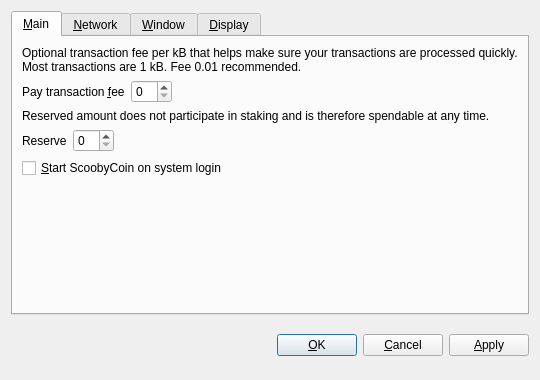
<?xml version="1.0" encoding="UTF-8"?>
<ui version="4.0">
 <class>OptionsDialog</class>
 <widget class="QDialog" name="OptionsDialog">
  <property name="geometry">
   <rect>
    <x>0</x>
    <y>0</y>
    <width>540</width>
    <height>380</height>
   </rect>
  </property>
  <property name="windowTitle">
   <string>Options</string>
  </property>
  <property name="modal">
   <bool>true</bool>
  </property>
  <layout class="QVBoxLayout" name="verticalLayout">
   <item>
    <widget class="QTabWidget" name="tabWidget">
     <property name="tabPosition">
      <enum>QTabWidget::North</enum>
     </property>
     <property name="currentIndex">
      <number>0</number>
     </property>
     <widget class="QWidget" name="tabMain">
      <attribute name="title">
       <string>&amp;Main</string>
      </attribute>
      <layout class="QVBoxLayout" name="verticalLayout_Main">
       <item>
        <widget class="QLabel" name="transactionFeeInfoLabel">
         <property name="text">
          <string>Optional transaction fee per kB that helps make sure your transactions are processed quickly. Most transactions are 1 kB. Fee 0.01 recommended.</string>
         </property>
         <property name="textFormat">
          <enum>Qt::PlainText</enum>
         </property>
         <property name="wordWrap">
          <bool>true</bool>
         </property>
        </widget>
       </item>
       <item>
        <layout class="QHBoxLayout" name="horizontalLayoutFee">
         <item>
          <widget class="QLabel" name="transactionFeeLabel">
           <property name="text">
            <string>Pay transaction &amp;fee</string>
           </property>
           <property name="textFormat">
            <enum>Qt::PlainText</enum>
           </property>
           <property name="buddy">
            <cstring>transactionFee</cstring>
           </property>
          </widget>
         </item>
         <item>
          <widget class="BitcoinAmountField" name="transactionFee"/>
         </item>
         <item>
          <spacer name="horizontalSpacerFee">
           <property name="orientation">
            <enum>Qt::Horizontal</enum>
           </property>
           <property name="sizeHint" stdset="0">
            <size>
             <width>40</width>
             <height>20</height>
            </size>
           </property>
          </spacer>
         </item>
        </layout>
       </item>
       <item>
        <widget class="QLabel" name="reserveBalanceInfoLabel">
         <property name="text">
          <string>Reserved amount does not participate in staking and is therefore spendable at any time.</string>
         </property>
         <property name="textFormat">
          <enum>Qt::PlainText</enum>
         </property>
         <property name="wordWrap">
          <bool>true</bool>
         </property>
        </widget>
       </item>
       <item>
        <layout class="QHBoxLayout" name="horizontalLayoutReserveBalance">
         <item>
          <widget class="QLabel" name="reserveBalanceLabel">
           <property name="text">
            <string>Reserve</string>
           </property>
           <property name="textFormat">
            <enum>Qt::PlainText</enum>
           </property>
           <property name="buddy">
            <cstring>reserveBalance</cstring>
           </property>
          </widget>
         </item>
         <item>
          <widget class="BitcoinAmountField" name="reserveBalance"/>
         </item>
         <item>
          <spacer name="horizontalSpacerReserveBalance">
           <property name="orientation">
            <enum>Qt::Horizontal</enum>
           </property>
           <property name="sizeHint" stdset="0">
            <size>
             <width>40</width>
             <height>20</height>
            </size>
           </property>
          </spacer>
         </item>
        </layout>
       </item>
       <item>
        <widget class="QCheckBox" name="bitcoinAtStartup">
         <property name="toolTip">
          <string>Automatically start ScoobyCoin after logging in to the system.</string>
         </property>
         <property name="text">
          <string>&amp;Start ScoobyCoin on system login</string>
         </property>
        </widget>
       </item>
       <item>
        <spacer name="verticalSpacer_Main">
         <property name="orientation">
          <enum>Qt::Vertical</enum>
         </property>
         <property name="sizeHint" stdset="0">
          <size>
           <width>20</width>
           <height>40</height>
          </size>
         </property>
        </spacer>
       </item>
      </layout>
     </widget>
     <widget class="QWidget" name="tabNetwork">
      <attribute name="title">
       <string>&amp;Network</string>
      </attribute>
      <layout class="QVBoxLayout" name="verticalLayout_Network">
       <item>
        <widget class="QCheckBox" name="mapPortUpnp">
         <property name="toolTip">
          <string>Automatically open the ScoobyCoin client port on the router. This only works when your router supports UPnP and it is enabled.</string>
         </property>
         <property name="text">
          <string>Map port using &amp;UPnP</string>
         </property>
        </widget>
       </item>
       <item>
        <widget class="QCheckBox" name="connectSocks">
         <property name="toolTip">
          <string>Connect to the ScoobyCoin network through a SOCKS proxy (e.g. when connecting through Tor).</string>
         </property>
         <property name="text">
          <string>&amp;Connect through SOCKS proxy:</string>
         </property>
        </widget>
       </item>
       <item>
        <layout class="QHBoxLayout" name="horizontalLayout_Network">
         <item>
          <widget class="QLabel" name="proxyIpLabel">
           <property name="text">
            <string>Proxy &amp;IP:</string>
           </property>
           <property name="textFormat">
            <enum>Qt::PlainText</enum>
           </property>
           <property name="buddy">
            <cstring>proxyIp</cstring>
           </property>
          </widget>
         </item>
         <item>
          <widget class="QValidatedLineEdit" name="proxyIp">
           <property name="maximumSize">
            <size>
             <width>140</width>
             <height>16777215</height>
            </size>
           </property>
           <property name="toolTip">
            <string>IP address of the proxy (e.g. 127.0.0.1)</string>
           </property>
          </widget>
         </item>
         <item>
          <widget class="QLabel" name="proxyPortLabel">
           <property name="text">
            <string>&amp;Port:</string>
           </property>
           <property name="textFormat">
            <enum>Qt::PlainText</enum>
           </property>
           <property name="buddy">
            <cstring>proxyPort</cstring>
           </property>
          </widget>
         </item>
         <item>
          <widget class="QLineEdit" name="proxyPort">
           <property name="maximumSize">
            <size>
             <width>55</width>
             <height>16777215</height>
            </size>
           </property>
           <property name="toolTip">
            <string>Port of the proxy (e.g. 9050)</string>
           </property>
          </widget>
         </item>
         <item>
          <widget class="QLabel" name="socksVersionLabel">
           <property name="text">
            <string>SOCKS &amp;Version:</string>
           </property>
           <property name="textFormat">
            <enum>Qt::PlainText</enum>
           </property>
           <property name="buddy">
            <cstring>socksVersion</cstring>
           </property>
          </widget>
         </item>
         <item>
          <widget class="QValueComboBox" name="socksVersion">
           <property name="toolTip">
            <string>SOCKS version of the proxy (e.g. 5)</string>
           </property>
          </widget>
         </item>
         <item>
          <spacer name="horizontalSpacer_Network">
           <property name="orientation">
            <enum>Qt::Horizontal</enum>
           </property>
           <property name="sizeHint" stdset="0">
            <size>
             <width>40</width>
             <height>20</height>
            </size>
           </property>
          </spacer>
         </item>
        </layout>
       </item>
       <item>
        <spacer name="verticalSpacer_Network">
         <property name="orientation">
          <enum>Qt::Vertical</enum>
         </property>
         <property name="sizeHint" stdset="0">
          <size>
           <width>20</width>
           <height>40</height>
          </size>
         </property>
        </spacer>
       </item>
      </layout>
     </widget>
     <widget class="QWidget" name="tabWindow">
      <attribute name="title">
       <string>&amp;Window</string>
      </attribute>
      <layout class="QVBoxLayout" name="verticalLayout_Window">
       <item>
        <widget class="QCheckBox" name="minimizeToTray">
         <property name="toolTip">
          <string>Show only a tray icon after minimizing the window.</string>
         </property>
         <property name="text">
          <string>&amp;Minimize to the tray instead of the taskbar</string>
         </property>
        </widget>
       </item>
       <item>
        <widget class="QCheckBox" name="minimizeOnClose">
         <property name="toolTip">
          <string>Minimize instead of exit the application when the window is closed. When this option is enabled, the application will be closed only after selecting Quit in the menu.</string>
         </property>
         <property name="text">
          <string>M&amp;inimize on close</string>
         </property>
        </widget>
       </item>
       <item>
        <spacer name="verticalSpacer_Window">
         <property name="orientation">
          <enum>Qt::Vertical</enum>
         </property>
         <property name="sizeHint" stdset="0">
          <size>
           <width>20</width>
           <height>40</height>
          </size>
         </property>
        </spacer>
       </item>
      </layout>
     </widget>
     <widget class="QWidget" name="tabDisplay">
      <attribute name="title">
       <string>&amp;Display</string>
      </attribute>
      <layout class="QVBoxLayout" name="verticalLayout_Display">
       <item>
        <layout class="QHBoxLayout" name="horizontalLayout_1_Display">
         <item>
          <widget class="QLabel" name="langLabel">
           <property name="text">
            <string>User Interface &amp;language:</string>
           </property>
           <property name="textFormat">
            <enum>Qt::PlainText</enum>
           </property>
           <property name="buddy">
            <cstring>lang</cstring>
           </property>
          </widget>
         </item>
         <item>
          <widget class="QValueComboBox" name="lang">
           <property name="toolTip">
            <string>The user interface language can be set here. This setting will take effect after restarting ScoobyCoin.</string>
           </property>
          </widget>
         </item>
        </layout>
       </item>
       <item>
        <layout class="QHBoxLayout" name="horizontalLayout_2_Display">
         <item>
          <widget class="QLabel" name="unitLabel">
           <property name="text">
            <string>&amp;Unit to show amounts in:</string>
           </property>
           <property name="textFormat">
            <enum>Qt::PlainText</enum>
           </property>
           <property name="buddy">
            <cstring>unit</cstring>
           </property>
          </widget>
         </item>
         <item>
          <widget class="QValueComboBox" name="unit">
           <property name="toolTip">
            <string>Choose the default subdivision unit to show in the interface and when sending coins.</string>
           </property>
          </widget>
         </item>
        </layout>
       </item>
       <item>
        <widget class="QCheckBox" name="displayAddresses">
         <property name="toolTip">
          <string>Whether to show ScoobyCoin addresses in the transaction list or not.</string>
         </property>
         <property name="text">
          <string>&amp;Display addresses in transaction list</string>
         </property>
        </widget>
       </item>
       <item>
        <widget class="QCheckBox" name="coinControlFeatures">
         <property name="toolTip">
          <string>Whether to show coin control features or not.</string>
         </property>
         <property name="text">
          <string>Display coin &amp;control features (experts only!)</string>
         </property>
        </widget>
       </item>
       <item>
        <spacer name="verticalSpacer_Display">
         <property name="orientation">
          <enum>Qt::Vertical</enum>
         </property>
         <property name="sizeHint" stdset="0">
          <size>
           <width>20</width>
           <height>40</height>
          </size>
         </property>
        </spacer>
       </item>
      </layout>
     </widget>
    </widget>
   </item>
   <item>
    <layout class="QHBoxLayout" name="horizontalLayout_Buttons">
     <item>
      <spacer name="horizontalSpacer_1">
       <property name="orientation">
        <enum>Qt::Horizontal</enum>
       </property>
       <property name="sizeHint" stdset="0">
        <size>
         <width>40</width>
         <height>48</height>
        </size>
       </property>
      </spacer>
     </item>
     <item>
      <widget class="QLabel" name="statusLabel">
       <property name="font">
        <font>
         <weight>75</weight>
         <bold>true</bold>
        </font>
       </property>
       <property name="text">
        <string/>
       </property>
       <property name="textFormat">
        <enum>Qt::PlainText</enum>
       </property>
       <property name="wordWrap">
        <bool>true</bool>
       </property>
      </widget>
     </item>
     <item>
      <spacer name="horizontalSpacer_2">
       <property name="orientation">
        <enum>Qt::Horizontal</enum>
       </property>
       <property name="sizeHint" stdset="0">
        <size>
         <width>40</width>
         <height>48</height>
        </size>
       </property>
      </spacer>
     </item>
     <item>
      <widget class="QPushButton" name="okButton">
       <property name="text">
        <string>&amp;OK</string>
       </property>
      </widget>
     </item>
     <item>
      <widget class="QPushButton" name="cancelButton">
       <property name="text">
        <string>&amp;Cancel</string>
       </property>
       <property name="autoDefault">
        <bool>false</bool>
       </property>
      </widget>
     </item>
     <item>
      <widget class="QPushButton" name="applyButton">
       <property name="text">
        <string>&amp;Apply</string>
       </property>
       <property name="autoDefault">
        <bool>false</bool>
       </property>
      </widget>
     </item>
    </layout>
   </item>
  </layout>
 </widget>
 <customwidgets>
  <customwidget>
   <class>BitcoinAmountField</class>
   <extends>QSpinBox</extends>
   <header>bitcoinamountfield.h</header>
  </customwidget>
  <customwidget>
   <class>QValueComboBox</class>
   <extends>QComboBox</extends>
   <header>qvaluecombobox.h</header>
  </customwidget>
  <customwidget>
   <class>QValidatedLineEdit</class>
   <extends>QLineEdit</extends>
   <header>qvalidatedlineedit.h</header>
  </customwidget>
 </customwidgets>
 <resources/>
 <connections/>
</ui>
